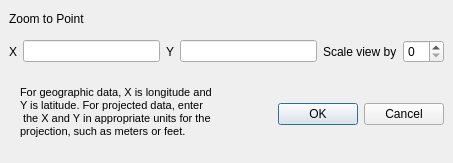
<?xml version="1.0" encoding="UTF-8"?>
<ui version="4.0">
 <class>ZoomToPoint</class>
 <widget class="QDialog" name="ZoomToPoint">
  <property name="geometry">
   <rect>
    <x>0</x>
    <y>0</y>
    <width>453</width>
    <height>163</height>
   </rect>
  </property>
  <property name="windowTitle">
   <string>Zoom to Point</string>
  </property>
  <widget class="QDialogButtonBox" name="buttonBox">
   <property name="geometry">
    <rect>
     <x>268</x>
     <y>98</y>
     <width>176</width>
     <height>32</height>
    </rect>
   </property>
   <property name="orientation">
    <enum>Qt::Horizontal</enum>
   </property>
   <property name="standardButtons">
    <set>QDialogButtonBox::Cancel|QDialogButtonBox::Ok</set>
   </property>
  </widget>
  <widget class="QWidget" name="layoutWidget">
   <property name="geometry">
    <rect>
     <x>9</x>
     <y>35</y>
     <width>435</width>
     <height>33</height>
    </rect>
   </property>
   <layout class="QHBoxLayout">
    <property name="spacing">
     <number>6</number>
    </property>
    <property name="margin">
     <number>0</number>
    </property>
    <item>
     <widget class="QLabel" name="label">
      <property name="text">
       <string>X</string>
      </property>
     </widget>
    </item>
    <item>
     <widget class="QLineEdit" name="xCoord"/>
    </item>
    <item>
     <widget class="QLabel" name="label_2">
      <property name="text">
       <string>Y</string>
      </property>
     </widget>
    </item>
    <item>
     <widget class="QLineEdit" name="yCoord"/>
    </item>
    <item>
     <layout class="QGridLayout">
      <property name="margin">
       <number>0</number>
      </property>
      <property name="spacing">
       <number>6</number>
      </property>
      <item row="0" column="0">
       <widget class="QLabel" name="label_3">
        <property name="text">
         <string>Scale view by</string>
        </property>
       </widget>
      </item>
      <item row="0" column="1">
       <widget class="QSpinBox" name="spinBoxScale"/>
      </item>
     </layout>
    </item>
   </layout>
  </widget>
  <widget class="QLabel" name="label_4">
   <property name="geometry">
    <rect>
     <x>9</x>
     <y>9</y>
     <width>253</width>
     <height>20</height>
    </rect>
   </property>
   <property name="text">
    <string>Zoom to Point</string>
   </property>
  </widget>
  <widget class="QLabel" name="label_5">
   <property name="geometry">
    <rect>
     <x>20</x>
     <y>80</y>
     <width>221</width>
     <height>64</height>
    </rect>
   </property>
   <property name="text">
    <string>&lt;html&gt;&lt;head&gt;&lt;meta name=&quot;qrichtext&quot; content=&quot;1&quot; /&gt;&lt;style type=&quot;text/css&quot;&gt;
p, li { white-space: pre-wrap; }
&lt;/style&gt;&lt;/head&gt;&lt;body style=&quot; font-family:'Sans Serif'; font-size:9pt; font-weight:400; font-style:normal; text-decoration:none;&quot;&gt;
&lt;p style=&quot; margin-top:0px; margin-bottom:0px; margin-left:0px; margin-right:0px; -qt-block-indent:0; text-indent:0px;&quot;&gt;&lt;span style=&quot; font-size:8pt;&quot;&gt;For geographic data, X is longitude and &lt;/span&gt;&lt;/p&gt;
&lt;p style=&quot; margin-top:0px; margin-bottom:0px; margin-left:0px; margin-right:0px; -qt-block-indent:0; text-indent:0px; font-size:8pt;&quot;&gt;Y is latitude. For projected data, enter&lt;/p&gt;
&lt;p style=&quot; margin-top:0px; margin-bottom:0px; margin-left:0px; margin-right:0px; -qt-block-indent:0; text-indent:0px; font-size:8pt;&quot;&gt; the X and Y in appropriate units for the &lt;/p&gt;
&lt;p style=&quot; margin-top:0px; margin-bottom:0px; margin-left:0px; margin-right:0px; -qt-block-indent:0; text-indent:0px; font-size:8pt;&quot;&gt;projection, such as meters or feet.&lt;/p&gt;&lt;/body&gt;&lt;/html&gt;</string>
   </property>
  </widget>
 </widget>
 <tabstops>
  <tabstop>xCoord</tabstop>
  <tabstop>yCoord</tabstop>
  <tabstop>spinBoxScale</tabstop>
  <tabstop>buttonBox</tabstop>
 </tabstops>
 <resources/>
 <connections>
  <connection>
   <sender>buttonBox</sender>
   <signal>accepted()</signal>
   <receiver>ZoomToPoint</receiver>
   <slot>accept()</slot>
   <hints>
    <hint type="sourcelabel">
     <x>248</x>
     <y>254</y>
    </hint>
    <hint type="destinationlabel">
     <x>157</x>
     <y>274</y>
    </hint>
   </hints>
  </connection>
  <connection>
   <sender>buttonBox</sender>
   <signal>rejected()</signal>
   <receiver>ZoomToPoint</receiver>
   <slot>reject()</slot>
   <hints>
    <hint type="sourcelabel">
     <x>316</x>
     <y>260</y>
    </hint>
    <hint type="destinationlabel">
     <x>286</x>
     <y>274</y>
    </hint>
   </hints>
  </connection>
 </connections>
</ui>
